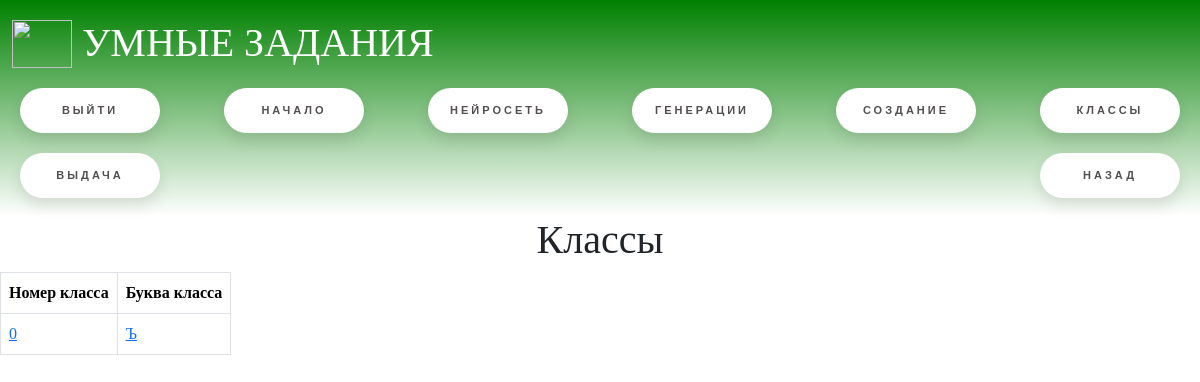
/lk/teacher_classes (signed in), run on an earlier commit of the app's database.
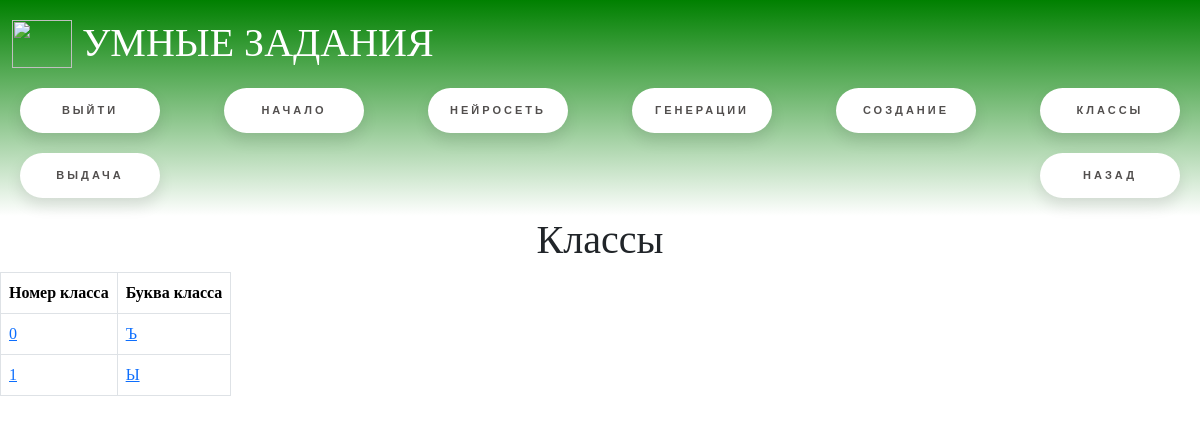
And on a later commit of the database.
### main/models.py (models this page shows, shortened)
class Grade(models.Model):
    number = models.IntegerField("Класс")
    letter = models.CharField("Буква класса", max_length=1)
    class Meta:
        verbose_name = 'Класс'
        verbose_name_plural = "Классы"

### main/views.py (the view)
# urls.py: path("lk/teacher_classes", views.teacher_class_list, name="teacher_classes"),
def teacher_class_list(request):
    grades = models.Grade.objects.all()
    return render(request, "teacher_class_list.html", {
        "grades": grades
    })

### main/templates/teacher_class_list.html
{% extends 'base.html' %}
{% block content %}
    <h1>Классы</h1>
    <table class="table table-bordered" id="table" >
        <thead>
        <tr>
            <th scope="col">Номер класса</th>
            <th scope="col">Буква класса</th>
        </tr>
        {% for item in grades %}
            <tbody>
            <tr>
                <td><a href="{% url 'teacher_class' item.id %}">{{ item.number }}</a></td>
                <td><a href="{% url 'teacher_class' item.id %}">{{ item.letter }}</a></td>
            </tr>
            </tbody>
        {% endfor %}
    </table>
{% endblock %}

What changed in the data, as far as the page shows it:
added Grade: number "1", letter "Ы"
